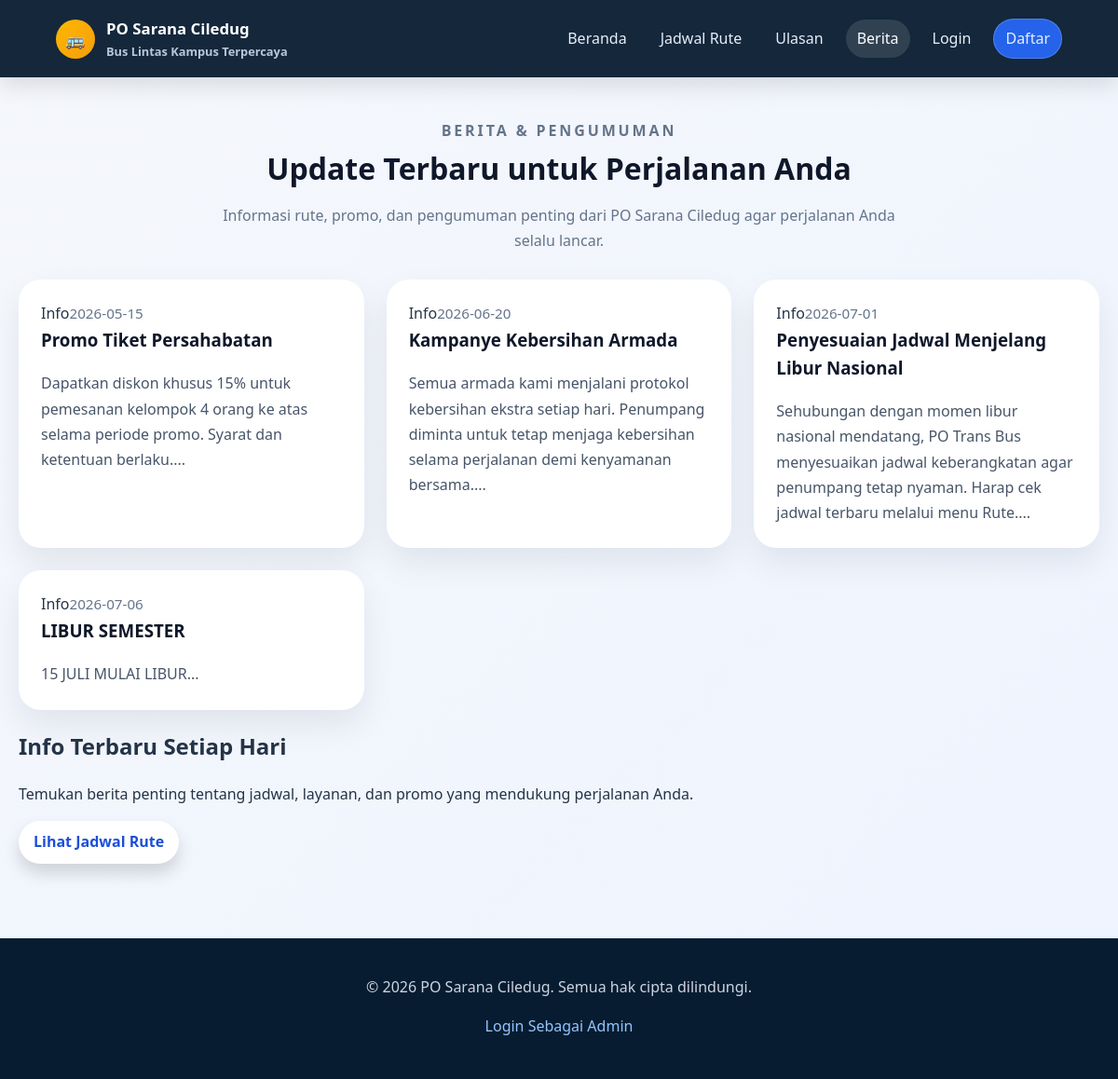
Page /berita.php on the committed database.
### tables this page shows
CREATE TABLE `tabel_berita` (
  `id_berita` int(11) NOT NULL,
  `judul` varchar(255) NOT NULL,
  `isi` text NOT NULL,
  `tanggal` date NOT NULL
);

### berita.php (the view, shortened to what this page needs)
<?php
include 'koneksi/koneksi.php';
?>
<!DOCTYPE html>
<html lang="id">
<head>
    <link rel="stylesheet" href="css/style.css?v=20260701">
</head>
<body>
    <?php include 'komponen/header.php'; ?>
    <main class="page-main">
        <section class="page-header page-header--alt">
            <p class="eyebrow">Berita & Pengumuman</p>
            <h1>Update Terbaru untuk Perjalanan Anda</h1>
            <p>Informasi rute, promo, dan pengumuman penting dari PO Sarana Ciledug agar perjalanan Anda selalu lancar.</p>
        </section>
        <section class="card-grid news-grid">
            <?php
            $query = mysqli_query($koneksi, "SELECT * FROM tabel_berita ORDER BY id_berita DESC");
            if ($query && mysqli_num_rows($query) > 0) {
                while($berita = mysqli_fetch_array($query)) {
                    echo "<article class='news-card'>";
                    echo "<div class='news-card-meta'>";
                    echo "<span class='news-badge'>Info</span>";
                    echo "<span class='news-date'>" . htmlspecialchars($berita['tanggal']) . "</span>";
                    echo "</div>";
                    echo "<h3>" . htmlspecialchars($berita['judul']) . "</h3>";
                    echo "<p class='news-content'>" . nl2br(htmlspecialchars(substr($berita['isi'], 0, 200))) . "...</p>";
                    echo "</article>";
                }
            } else {
                echo "<div class='empty-state' style='grid-column: 1/-1;'>Belum ada berita atau pengumuman. Silahkan kembali lagi nanti.</div>";
            }
            ?>
        </section>
        <section class="news-hero">
            <div>
                <h2>Info Terbaru Setiap Hari</h2>
                <p>Temukan berita penting tentang jadwal, layanan, dan promo yang mendukung perjalanan Anda.</p>
            </div>
            <a href="menu.php" class="btn btn-primary">Lihat Jadwal Rute</a>
        </section>
    </main>
    <?php include 'komponen/footer.php'; ?>
</body>
</html>

### css/style.css (style rules this page uses)
* { box-sizing: border-box; }
body { margin: 0; font-family: 'Segoe UI', Arial, sans-serif; background: linear-gradient(135deg, #f5f7fb 0%, #eef4ff 100%); color: #243447; line-height: 1.6; }
a { text-decoration: none; color: inherit; }
.page-main { max-width: 1200px; margin: 0 auto; padding: 32px 20px 48px; }
.btn { display: inline-block; padding: 11px 18px; border-radius: 999px; font-weight: 600; transition: transform 0.2s ease, box-shadow 0.2s ease; }
.btn-primary { background: white; color: #1d4ed8; box-shadow: 0 10px 18px rgba(0, 0, 0, 0.15); }
.page-header { text-align: center; margin-bottom: 28px; }
.page-header h1 { margin: 0; font-size: clamp(2rem, 2.5vw, 2.6rem); color: #0f172a; }
.page-header p { margin: 12px auto 0; max-width: 760px; color: #64748b; font-size: 1rem; line-height: 1.7; }
.card-grid { display: grid; grid-template-columns: repeat(auto-fit, minmax(300px, 1fr)); gap: 24px; }
.news-card, .testimonial-card, .about-card, .form-container, .section-block { background: white; border-radius: 24px; padding: 24px; box-shadow: 0 16px 35px rgba(15, 23, 42, 0.08); }
.news-card h3, .testimonial-card h3, .about-card h2, .form-container h3 { margin-top: 0; color: #0f172a; }
.news-card p, .testimonial-card p, .about-card p { color: #475569; line-height: 1.7; margin-bottom: 0; }
.news-date, .testimonial-date { font-size: 0.95rem; color: #64748b; margin-bottom: 18px; }
.eyebrow { margin: 0 0 4px; color: #2563eb; font-size: 0.8rem; font-weight: 700; letter-spacing: 0.18em; text-transform: uppercase; }
.dash-content .btn, .btn { display: inline-block; padding: 10px 16px; border-radius: 999px; font-weight: 600; border: none; cursor: pointer; transition: transform 0.2s ease, box-shadow 0.2s ease; }

### rows in the picture
tabel_berita: tanggal "2026-05-15", judul "Promo Tiket Persahabatan", isi "Dapatkan diskon khusus 15% untuk pemesanan kelompok 4 orang ke atas selama periode promo. Syarat dan ketentuan berlaku."
tabel_berita: tanggal "2026-06-20", judul "Kampanye Kebersihan Armada", isi "Semua armada kami menjalani protokol kebersihan ekstra setiap hari. Penumpang diminta untuk tetap menjaga kebersihan selama perjalanan demi kenyamanan bersama."
tabel_berita: tanggal "2026-07-01", judul "Penyesuaian Jadwal Menjelang Libur Nasional", isi "Sehubungan dengan momen libur nasional mendatang, PO Trans Bus menyesuaikan jadwal keberangkatan agar penumpang tetap nyaman. Harap cek jadwal terbaru melalui menu Rute."
tabel_berita: tanggal "2026-07-06", judul "LIBUR SEMESTER", isi "15 JULI MULAI LIBUR"
